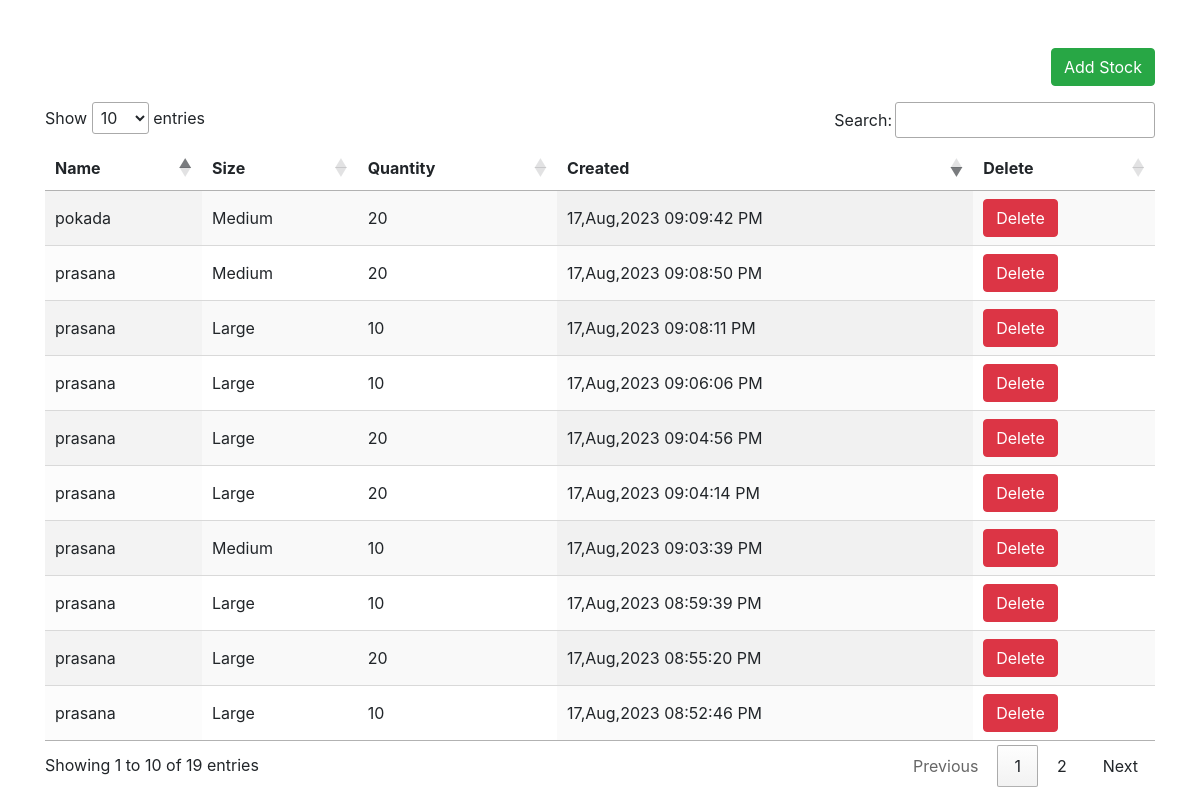
Page /stockin/stockin.php on the committed database.
### tables this page shows
CREATE TABLE `stocks` (
  `id` int(100) NOT NULL,
  `productid` int(100) NOT NULL,
  `quantity` int(100) NOT NULL,
  `created` varchar(255) NOT NULL
);

CREATE TABLE `product` (
  `id` int(100) NOT NULL,
  `name` varchar(255) NOT NULL,
  `quantity` int(100) NOT NULL,
  `size` varchar(255) NOT NULL,
  `baseprice` varchar(255) NOT NULL,
  `sellingprice` varchar(255) NOT NULL,
  `code` varchar(255) NOT NULL,
  `created` varchar(255) NOT NULL
);

### stockin/stockin.php (the view, shortened to what this page needs)
<!DOCTYPE html>
<html lang="en">
  <head>
 <link rel="stylesheet" href="https://maxcdn.bootstrapcdn.com/bootstrap/4.0.0/css/bootstrap.min.css">
   <link rel="stylesheet" type="text/css" href="https://cdn.datatables.net/1.13.6/css/jquery.dataTables.min.css">
</head>
  <body>
  <div class='container mt-5'>
      <p class='text-right'><a href='#' class='btn btn-success' id='add_record'>Add Stock </a></p>
    <table id="example1" class="display">
    <thead>
      <th>Name</th>
      <th>Size</th>
      <th>Quantity</th>
      <th>Created</th>
      <th>Delete</th>
    </thead>
    <tbody id='tbody'>
      <?php
        $con=mysqli_connect("localhost","root","","penquin");
         $sql="select s.*,p.name AS pname,p.size AS psize from stocks s,product p where p.id=s.productid";
        $res=$con->query($sql);
        while($row=$res->fetch_assoc()){
          echo "
            <tr uid='{$row["id"]}'>
              <td>{$row["pname"]}</td>
              <td>{$row["psize"]}</td>
              <td>{$row["quantity"]}</td>
              <td>{$row["created"]}</td>
              <td><a href='#' class='btn btn-danger delete'>Delete</a></td>
            </tr>
          ";
        }
      ?>
    </tbody>
    </table>
  </div>
  </body>
</html>

### rows in the picture
stocks: productid.name "prasana", productid.size "Large", quantity "10", created "17,Aug,2023 08:52:46 PM"
stocks: productid.name "prasana", productid.size "Large", quantity "20", created "17,Aug,2023 08:55:20 PM"
stocks: productid.name "prasana", productid.size "Large", quantity "10", created "17,Aug,2023 08:59:39 PM"
stocks: productid.name "prasana", productid.size "Medium", quantity "10", created "17,Aug,2023 09:03:39 PM"
stocks: productid.name "prasana", productid.size "Large", quantity "20", created "17,Aug,2023 09:04:14 PM"
stocks: productid.name "prasana", productid.size "Large", quantity "20", created "17,Aug,2023 09:04:56 PM"
stocks: productid.name "prasana", productid.size "Large", quantity "10", created "17,Aug,2023 09:06:06 PM"
stocks: productid.name "prasana", productid.size "Large", quantity "10", created "17,Aug,2023 09:08:11 PM"
stocks: productid.name "prasana", productid.size "Medium", quantity "20", created "17,Aug,2023 09:08:50 PM"
stocks: productid.name "pokada", productid.size "Medium", quantity "20", created "17,Aug,2023 09:09:42 PM"
